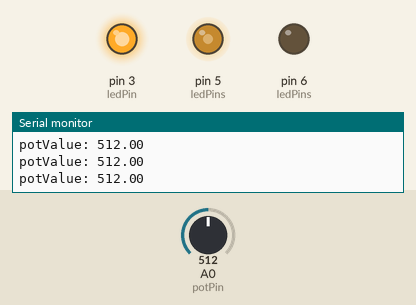
Recording of a sketch running on a simulated Arduino Uno, built with avr-gcc and run on an emulated ATmega328P. Parts: output pins drawn as LEDs (lit = HIGH), the last lines printed to the serial monitor. Inputs (shaded band) come from the test bench; at power-on: A0 (potPin) = 512.

Above: at 1.2 s.
1.3 s: A0 (potPin) set to 11
At 2.5 s:
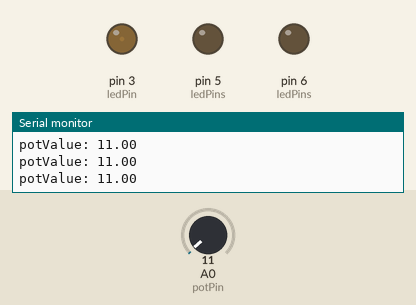
2.8 s: A0 (potPin) set to 8
At 3.1 s:
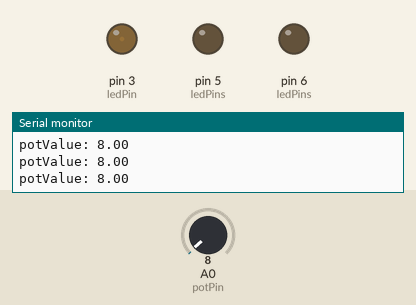
5.8 s: A0 (potPin) set to 0
At 7.0 s:
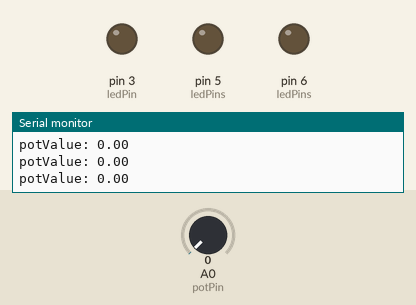
7.3 s: A0 (potPin) set to 122
At 8.2 s:
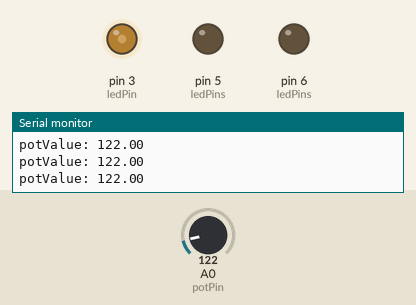
8.8 s: A0 (potPin) set to 265
At 9.2 s:
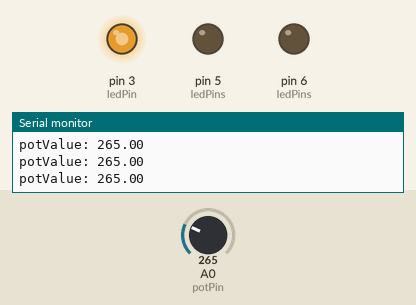
10.3 s: A0 (potPin) set to 245
At 11.5 s:
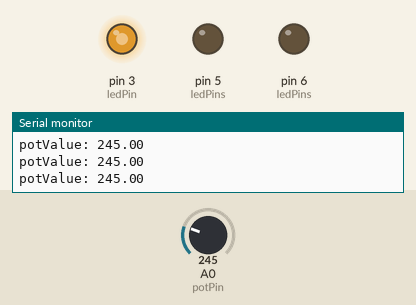
Timing chart, 0 to 12.8 s (numbered marks = the images above; inputs shaded):
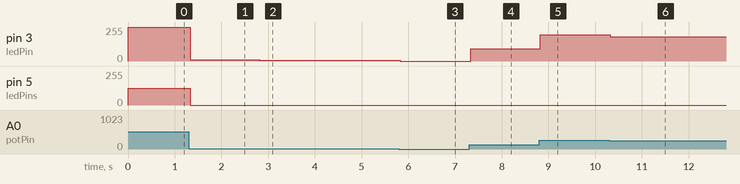

The sketch:

AnalogInput.ino
```cpp
// Gradually light up each LED, one at a time,
// as we turn up the knob on the potentiometer,
// and then gradually dim each LED, one at a time,
// as we turn down the knob on the potentiometer.

int ledPin = 3;
int potPin = A0;
float potValue = 0;

float minPotValue = 0;
float maxPotValue = 1023;

int greenLED = 3;
int yellowLED = 5;
int redLED = 6;

int ledPins[] = {
  greenLED, yellowLED, redLED
};

int pinCount = sizeof(ledPins) / sizeof(int);

int third = maxPotValue / pinCount;

// a duty cycle of 100% is 255 in Arduino Land
int maxDutyCycle = 255;

void setup() {
  // put your setup code here, to run once:
  //start serial connection
  Serial.begin(9600);

  pinMode(ledPin, OUTPUT);

  for (int thisPin = 0; thisPin < pinCount; thisPin++) {
    pinMode(ledPins[thisPin], OUTPUT);
  }
}

void loop() {
  // put your main code here, to run repeatedly:
  // read the value from the potentiometer:
  potValue = analogRead(potPin);
  String message = "potValue: ";
  message += potValue;
  Serial.println(message);

  for (int thisPin = 0; thisPin < pinCount; thisPin++) {
    float remainder = potValue - ( (thisPin * maxPotValue) / (float)pinCount );

    if (remainder >= third) {
      digitalWrite(ledPins[thisPin], HIGH);
    } else if (remainder <= 0) {
      digitalWrite(ledPins[thisPin], LOW);
    } else {
      int percentage = ( (remainder * maxDutyCycle) / third);
      analogWrite(ledPins[thisPin], percentage);
    }
  }
}
```

Measured:
- after the input at 1.3 s, pin 3 (ledPin): 255/255 → 8/255 at once; pin 5 (ledPins): 127/255 → 0/255 at once
- after the input at 2.8 s, pin 3 (ledPin): 8/255 → 5/255 at once
- after the input at 5.8 s, pin 3 (ledPin): 5/255 → 0/255 at once
- after the input at 7.3 s, pin 3 (ledPin): 0/255 → 91/255 at once
- after the input at 8.8 s, pin 3 (ledPin): 91/255 → 198/255 at once
- after the input at 10.3 s, pin 3 (ledPin): 198/255 → 183/255 at once
